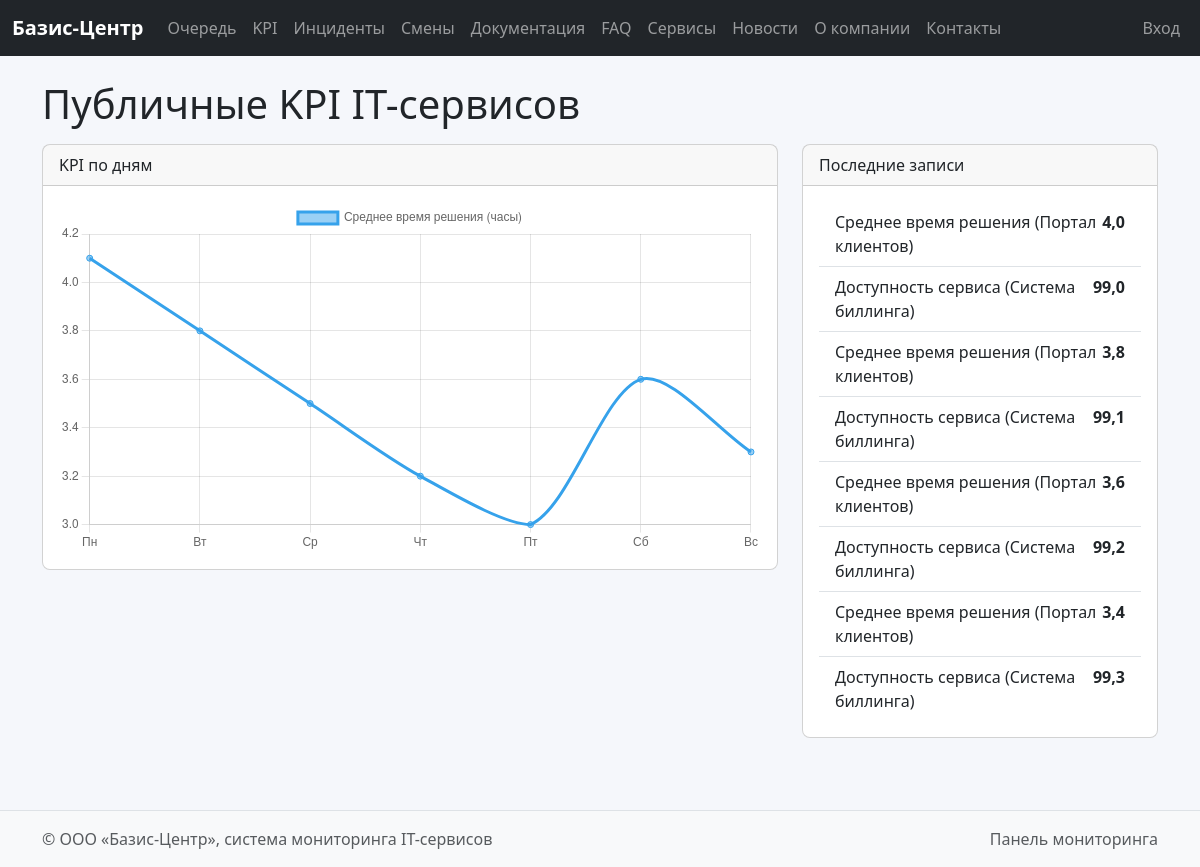
Screenshot of /public-kpi/ with the database file from the repository.
### dashboard/models.py (models this page shows, shortened)
class KPIRecord(models.Model):
    metric = models.CharField(max_length=100)
    value = models.FloatField()
    timestamp = models.DateTimeField()
    service_name = models.CharField(max_length=100)

### core/views.py (the view)
# urls.py: path('public-kpi/', views.public_kpi, name='public_kpi'),
def public_kpi(request):
    last_7 = timezone.now() - timezone.timedelta(days=7)
    kpi = KPIRecord.objects.filter(timestamp__gte=last_7)
    return render(request, 'core/public_kpi.html', {'kpi': kpi})

### templates/core/public_kpi.html (shortened to what this page needs)
{% extends 'base.html' %}
{% block content %}
<h1 class="mb-3">Публичные KPI IT-сервисов</h1>
<div class="row">
  <div class="col-lg-8 mb-4">
    <div class="card">
      <div class="card-header">KPI по дням</div>
      <div class="card-body">
        <canvas id="kpiChart"></canvas>
      </div>
    </div>
  </div>
  <div class="col-lg-4 mb-4">
    <div class="card h-100">
      <div class="card-header">Последние записи</div>
      <div class="card-body">
        <ul class="list-group list-group-flush">
          {% for r in kpi %}
          <li class="list-group-item d-flex justify-content-between">
            <span>{{ r.metric }} ({{ r.service_name }})</span>
            <span class="fw-semibold">{{ r.value }}</span>
          </li>
          {% empty %}
          <li class="list-group-item text-muted">Записей пока нет.</li>
          {% endfor %}
        </ul>
      </div>
    </div>
  </div>
</div>
<script>
document.addEventListener('DOMContentLoaded', function() {
  const ctx = document.getElementById('kpiChart');
  if (!ctx) return;
  new Chart(ctx, {
    type: 'line',
    data: {
      labels: ['Пн','Вт','Ср','Чт','Пт','Сб','Вс'],
      datasets: [{
        label: 'Среднее время решения (часы)',
        data: [4.1,3.8,3.5,3.2,3.0,3.6,3.3],
        tension: 0.3,
        fill: false
      }]
    },
    options: {
      plugins: {legend: {display: true}},
      scales: {
        y: {beginAtZero: false}
      }
    }
  });
});
</script>
{% endblock %}

### templates/base.html (shortened to what this page needs)
{% load static %}
<!doctype html>
<html lang="ru">
  <head>
    <link href="https://cdn.jsdelivr.net/npm/bootstrap@5.3.3/dist/css/bootstrap.min.css" rel="stylesheet">
    <link href="{% static 'css/style.css' %}" rel="stylesheet">
  </head>
  <body class="d-flex flex-column min-vh-100">
    <nav class="navbar navbar-expand-lg navbar-dark bg-dark mb-4">
      <div class="container-fluid">
        <a class="navbar-brand" href="{% url 'core:index' %}">Базис-Центр</a>
        <div class="collapse navbar-collapse" id="mainNav">
          <ul class="navbar-nav me-auto mb-2 mb-lg-0">
            <li class="nav-item"><a class="nav-link" href="{% url 'core:public_queue' %}">Очередь</a></li>
            <li class="nav-item"><a class="nav-link" href="{% url 'core:public_kpi' %}">KPI</a></li>
            <li class="nav-item"><a class="nav-link" href="{% url 'core:public_incidents' %}">Инциденты</a></li>
            <li class="nav-item"><a class="nav-link" href="{% url 'core:public_shifts' %}">Смены</a></li>
            <li class="nav-item"><a class="nav-link" href="{% url 'core:docs_public' %}">Документация</a></li>
            <li class="nav-item"><a class="nav-link" href="{% url 'core:faq' %}">FAQ</a></li>
            <li class="nav-item"><a class="nav-link" href="{% url 'core:services' %}">Сервисы</a></li>
            <li class="nav-item"><a class="nav-link" href="{% url 'core:news' %}">Новости</a></li>
            <li class="nav-item"><a class="nav-link" href="{% url 'core:about' %}">О компании</a></li>
            <li class="nav-item"><a class="nav-link" href="{% url 'core:contacts' %}">Контакты</a></li>
          </ul>
          <ul class="navbar-nav ms-auto">
            {% if user.is_authenticated %}
              <li class="nav-item"><a class="nav-link" href="{% url 'dashboard:home' %}">Панель</a></li>
              <li class="nav-item"><span class="navbar-text me-2">{{ user.username }}</span></li>
              <li class="nav-item"><a class="nav-link" href="{% url 'accounts:logout' %}">Выход</a></li>
            {% else %}
              <li class="nav-item"><a class="nav-link" href="{% url 'accounts:login' %}">Вход</a></li>
            {% endif %}
          </ul>
        </div>
      </div>
    </nav>
    <main class="container mb-5">
      {% block content %}{% endblock %}
    </main>
    <footer class="bg-light border-top py-3 mt-auto">
      <div class="container d-flex justify-content-between">
        <span class="text-muted">© ООО «Базис-Центр», система мониторинга IT-сервисов</span>
        <span class="text-muted">Панель мониторинга</span>
      </div>
    </footer>
  </body>
</html>

### static/css/style.css (style rules this page uses)
body { background-color:#f5f7fb; }
.card { border-radius: 0.5rem; }
.navbar-brand { font-weight:600; }

### rows the page displays
KPIRecord: metric "Среднее время решения", service_name "Портал клиентов", value "4,0"
KPIRecord: metric "Доступность сервиса", service_name "Система биллинга", value "99,0"
KPIRecord: metric "Среднее время решения", service_name "Портал клиентов", value "3,8"
KPIRecord: metric "Доступность сервиса", service_name "Система биллинга", value "99,1"
KPIRecord: metric "Среднее время решения", service_name "Портал клиентов", value "3,6"
KPIRecord: metric "Доступность сервиса", service_name "Система биллинга", value "99,2"
KPIRecord: metric "Среднее время решения", service_name "Портал клиентов", value "3,4"
KPIRecord: metric "Доступность сервиса", service_name "Система биллинга", value "99,3"
